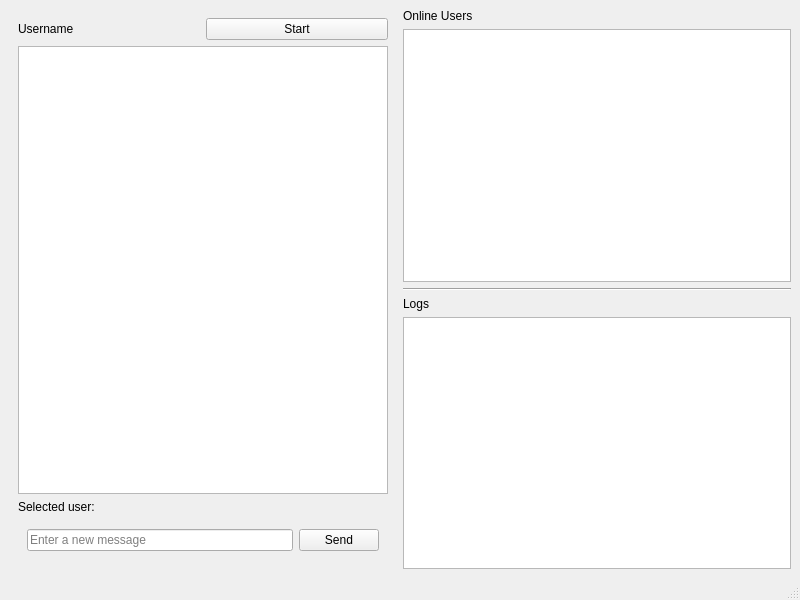
<?xml version="1.0" encoding="UTF-8"?>
<ui version="4.0">
 <class>MainWindow</class>
 <widget class="QMainWindow" name="MainWindow">
  <property name="geometry">
   <rect>
    <x>0</x>
    <y>0</y>
    <width>800</width>
    <height>600</height>
   </rect>
  </property>
  <property name="windowTitle">
   <string>HiveCom-Desktop</string>
  </property>
  <widget class="QWidget" name="centralwidget">
   <layout class="QGridLayout" name="gridLayout">
    <item row="0" column="1">
     <widget class="QWidget" name="widget" native="true">
      <layout class="QVBoxLayout" name="verticalLayout">
       <item>
        <layout class="QHBoxLayout" name="horizontalLayout">
         <property name="topMargin">
          <number>0</number>
         </property>
         <item>
          <widget class="QLabel" name="username">
           <property name="text">
            <string>Username</string>
           </property>
          </widget>
         </item>
         <item>
          <widget class="QPushButton" name="startButton">
           <property name="text">
            <string>Start</string>
           </property>
          </widget>
         </item>
        </layout>
       </item>
       <item>
        <widget class="QListWidget" name="messageView"/>
       </item>
       <item>
        <widget class="QLabel" name="selectedUser">
         <property name="text">
          <string>Selected user: &lt;none&gt;</string>
         </property>
        </widget>
       </item>
       <item>
        <widget class="QWidget" name="widget_2" native="true">
         <layout class="QHBoxLayout" name="horizontalLayout_3">
          <item>
           <widget class="QLineEdit" name="textInput">
            <property name="placeholderText">
             <string>Enter a new message</string>
            </property>
           </widget>
          </item>
          <item>
           <widget class="QPushButton" name="sendButton">
            <property name="text">
             <string>Send</string>
            </property>
           </widget>
          </item>
         </layout>
        </widget>
       </item>
      </layout>
     </widget>
    </item>
    <item row="0" column="2">
     <layout class="QVBoxLayout" name="verticalLayout_2">
      <item>
       <widget class="QLabel" name="label_2">
        <property name="text">
         <string>Online Users</string>
        </property>
       </widget>
      </item>
      <item>
       <widget class="QListWidget" name="onlineList">
        <property name="sizePolicy">
         <sizepolicy hsizetype="Expanding" vsizetype="Expanding">
          <horstretch>0</horstretch>
          <verstretch>0</verstretch>
         </sizepolicy>
        </property>
       </widget>
      </item>
      <item>
       <widget class="Line" name="line">
        <property name="orientation">
         <enum>Qt::Horizontal</enum>
        </property>
       </widget>
      </item>
      <item>
       <widget class="QLabel" name="label">
        <property name="text">
         <string>Logs</string>
        </property>
       </widget>
      </item>
      <item>
       <widget class="QListWidget" name="logs">
        <property name="spacing">
         <number>10</number>
        </property>
       </widget>
      </item>
     </layout>
    </item>
   </layout>
  </widget>
  <widget class="QMenuBar" name="menubar">
   <property name="geometry">
    <rect>
     <x>0</x>
     <y>0</y>
     <width>800</width>
     <height>37</height>
    </rect>
   </property>
  </widget>
  <widget class="QStatusBar" name="statusbar"/>
 </widget>
 <resources/>
 <connections/>
</ui>
